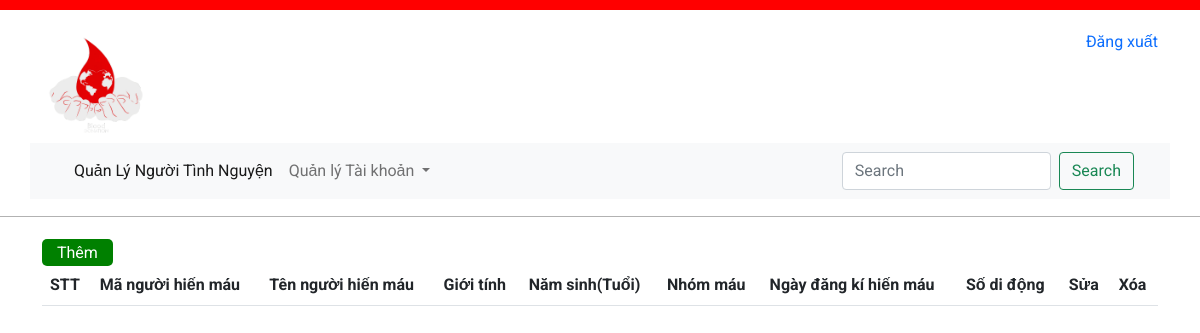
Before: / with the older database file.
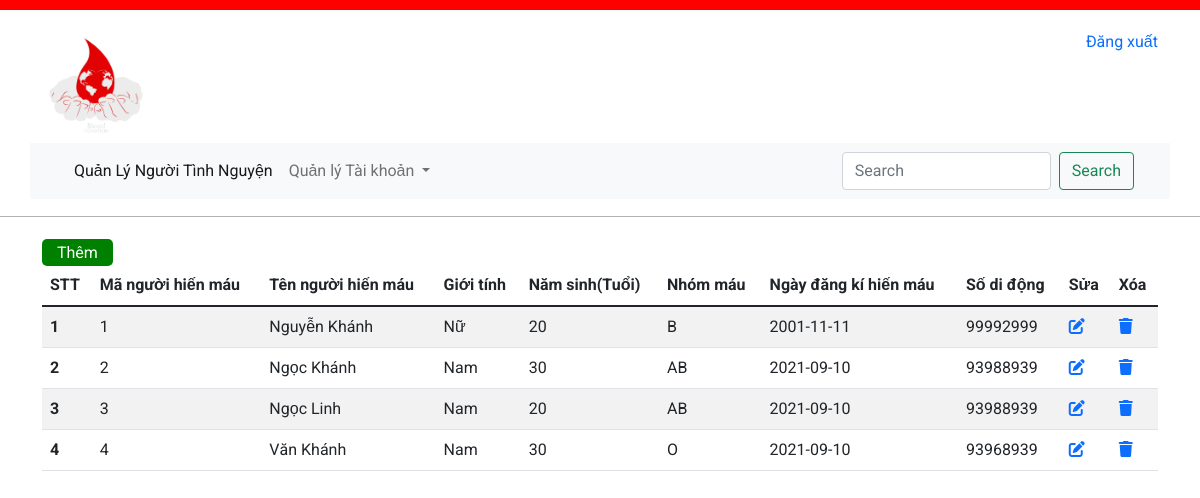
After: the same page with the newer database file.
### tables this page shows
CREATE TABLE `blood_donor` (
  `bd_id` int(10) UNSIGNED NOT NULL,
  `bd_name` varchar(100) NOT NULL,
  `bd_sex` varchar(10) NOT NULL,
  `bd_age` int(10) NOT NULL,
  `bd_bgroup` varchar(10) NOT NULL,
  `bd_reg_date` date NOT NULL,
  `bd_phno` int(10) NOT NULL
);

### index.php (the view, shortened to what this page needs)
<?php
include('header.php')
?>
<div class="container">
    <div class="row">
      <div class="col-12">
        <br />
        <a href="<?php echo SITEURL; ?>add_bd.php" class="add">Thêm</a>
        <table class="table table-striped table-hover">
          <thead>
            <tr>
              <th scope="col">STT</th>
              <th scope="col">Mã người hiến máu </th>
              <th scope="col">Tên người hiến máu</th>
              <th scope="col">Giới tính</th>
              <th scope="col">Năm sinh(Tuổi)</th>
              <th scope="col">Nhóm máu</th>
              <th scope="col">Ngày đăng kí hiến máu</th>
              <th scope="col">Số di động</th>
              <th scope="col">Sửa</th>
              <th scope="col">Xóa</th>
            </tr>
          </thead>
          <tbody>
            <?php
            $sql = "SELECT bd_id, bd_name, bd_sex, bd_age, bd_bgroup, bd_reg_date, bd_phno FROM blood_donor order by bd_id";
            $result = mysqli_query($conn, $sql);
            if (mysqli_num_rows($result) > 0) {
              $i = 1;
              while ($row = mysqli_fetch_assoc($result)) {
            ?>
                <tr>
                  <th scope="row"><?php echo $i; ?> </th>
                  <td><?php echo $row['bd_id']; ?> </td>
                  <td><?php echo $row['bd_name']; ?> </td>
                  <td><?php echo $row['bd_sex']; ?> </td>
                  <td><?php echo $row['bd_age']; ?> </td>
                  <td><?php echo $row['bd_bgroup']; ?> </td>
                  <td><?php echo $row['bd_reg_date']; ?> </td>
                  <td><?php echo $row['bd_phno']; ?> </td>
                  <td><a href="update_bd.php?manv=<?php echo $row['bd_id']; ?>"><i class="fas fa-edit"></i></a></td>
                  <td><a href="delete_bd.php?manv=<?php echo $row['bd_id']; ?>"><i class="fas fa-trash"></i></a></td>
                </tr>
            <?php
               $i++;
              }
            }
            ?>
          </tbody>
        </table>
      </div>
    </div>
  </div>

### header.php (shortened to what this page needs)
<!DOCTYPE html>
<html lang="en">
<head>
    <link href="https://cdn.jsdelivr.net/npm/bootstrap@5.1.1/dist/css/bootstrap.min.css" rel="stylesheet">
    <link rel="stylesheet" href="https://cdnjs.cloudflare.com/ajax/libs/font-awesome/6.0.0-beta2/css/all.min.css">
    <link rel="stylesheet" href="css/index.css">
</head>
<body>
    <div class="header">
        <div class="container">
        <header class="row justify-content-start header-logo">
                    <a href="index.php" class="img-fluid col-6 logo"><img src="images/logo_bd.png"></a>
                    <div class="header-right col-6 text-end header-meta">
                        <div class="account">
                            <a href="logout.php">Đăng xuất</a>
                        </div>
                    </div>
                    <nav class="navbar navbar-expand-lg navbar-light bg-light mt-1">
                        <div class="container-fluid">
                            <div class="collapse navbar-collapse" id="navbarSupportedContent">
                                <ul class="navbar-nav me-auto mb-2 mb-lg-0">
                                    <li class="nav-item">
                                        <a class="nav-link active" aria-current="page" href="#">Quản Lý Người Tình Nguyện</a>
                                    </li>
                                    <li class="nav-item dropdown">
                                        <a class="nav-link dropdown-toggle" href="#" id="navbarDropdown" role="button" data-bs-toggle="dropdown" aria-expanded="false">
                                            Quản lý Tài khoản
                                        </a>
                                    </li>
                                </ul>
                                <form class="d-flex">
                                    <input class="form-control me-2" type="search" placeholder="Search" aria-label="Search">
                                    <button class="btn btn-outline-success" type="submit">Search</button>
                                </form>
                            </div>
                        </div>
                    </nav>
                </header>
        </div>
    </div>
</body>
</html>

### css/index.css (style rules this page uses)
* { padding: 0; margin: 0; border: none; font-family: "Roboto", sans-serif; }
a { text-decoration: none; }
.header-logo { display: flex; }
.logo img { width: 20%; }
.header { border-bottom: 1px solid #b2b2b2; padding: 20px 0 17px 0; border-top: 10px solid red; }
.add { padding: 4px 15px; width: 8%; text-align: center; color: #ffffff; border-radius: 5px; background-color: green; }

Changed rows visible on the page:
added blood_donor: bd_id "1", bd_name "Nguyễn Khánh", bd_sex "Nữ", bd_age "20", bd_bgroup "B", bd_reg_date "2001-11-11", bd_phno "99992999"
added blood_donor: bd_id "2", bd_name "Ngọc Khánh", bd_sex "Nam", bd_age "30", bd_bgroup "AB", bd_reg_date "2021-09-10", bd_phno "93988939"
added blood_donor: bd_id "3", bd_name "Ngọc Linh", bd_sex "Nam", bd_age "20", bd_bgroup "AB", bd_reg_date "2021-09-10", bd_phno "93988939"
added blood_donor: bd_id "4", bd_name "Văn Khánh", bd_sex "Nam", bd_age "30", bd_bgroup "O", bd_reg_date "2021-09-10", bd_phno "93968939"
